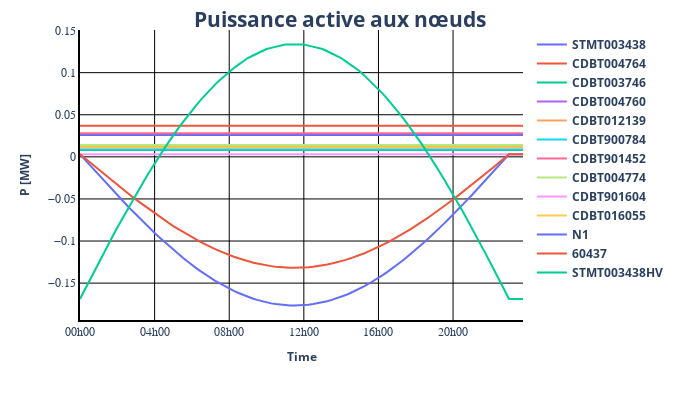

Here is the notebook cell this chart was saved with:
### Code cell
pp_plot.plot_timeseries_result(
    data_df=result_df["res_bus.p_mw"],
    ylabel="P [MW]",
    plot_title="Puissance active aux nœuds",
    filename="power_result",
)
